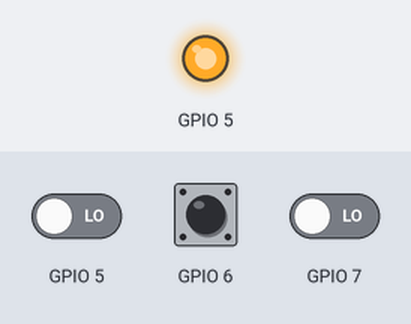
Simulated run of this sketch. Board: ESP32. Shown: output pins drawn as LEDs (lit = HIGH). Inputs (shaded band) come from the test bench; at power-on: GPIO 5 LOW, GPIO 7 LOW, GPIO 6 LOW. What the sketch prints to the serial monitor is not drawn.

Above: at 1.2 s.
1.3 s: GPIO 5 driven HIGH
7.7 s: GPIO 7 driven HIGH
14.0 s: GPIO 5 driven LOW
20.2 s: GPIO 7 driven LOW
26.5 s: GPIO 6 pulsed HIGH 2 times (0.12 s each, 0.3 s apart)
Timing chart, 0 to 29.5 s (numbered marks = the images above; inputs shaded):
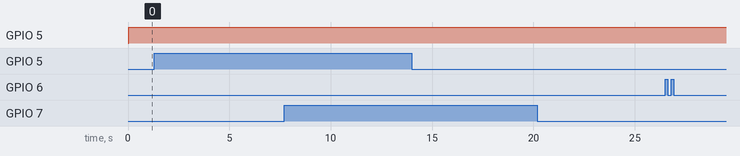

The sketch:

diagnostico_i2c.ino
```cpp
// Diagnóstico del bus I2C sin multímetro: revisa el estado eléctrico de SDA (D4) y SCL (D8)
// y luego busca dispositivos. Se repite cada 2 segundos.
#include <Wire.h>
// SCL movido de D5 a D8: el pin D5 de esta placa quedó en corto con GND (no usarlo).
const int SCL_PIN = D8;

const char *estado(int pin) {
  pinMode(pin, INPUT);              // sin pull-up interno: solo cuentan las resistencias de los módulos
  delay(5);
  int sinPull = digitalRead(pin);
  pinMode(pin, INPUT_PULLUP);       // con pull-up interno: si igual lee 0, la línea está a GND
  delay(5);
  int conPull = digitalRead(pin);
  pinMode(pin, INPUT);
  if (sinPull) return "OK (en alto, los modulos tienen alimentacion)";
  if (conPull) return "SIN PULL-UP (ningun modulo alimentado en esta linea, o cable cortado)";
  return "EN CORTO A GND (algo une esta linea con GND)";
}

// ¿El pin es capaz de bajar la línea a 0 V? (es lo que hace la XIAO para hablar por I2C)
const char *salida(int pin) {
  pinMode(pin, OUTPUT_OPEN_DRAIN);
  digitalWrite(pin, LOW);
  delay(5);
  int bajo = digitalRead(pin);
  digitalWrite(pin, HIGH);
  delay(5);
  int suelto = digitalRead(pin);
  pinMode(pin, INPUT);
  if (!bajo && suelto) return "OK (baja y sube la linea)";
  if (bajo) return "FALLA: no logra bajar la linea (pin danado o algo la fuerza a 3,3 V)";
  return "FALLA: la linea no vuelve a subir";
}

// ¿Están unidas dos líneas que deberían ir separadas? Baja una y mira si la otra la sigue.
bool unidos(int a, int b) {
  pinMode(b, INPUT);
  pinMode(a, OUTPUT_OPEN_DRAIN);
  digitalWrite(a, LOW);
  delay(5);
  int lb = digitalRead(b);
  digitalWrite(a, HIGH);
  pinMode(a, INPUT);
  delay(5);
  return lb == 0 && digitalRead(b) == 1;
}

int escanear(int sda, int scl, const char *titulo) {
  Wire.begin(sda, scl);
  Wire.setClock(100000);
  Wire.setTimeOut(20);
  Serial.print(titulo);
  int n = 0;
  for (uint8_t a = 1; a < 127; a++) {
    Wire.beginTransmission(a);
    if (Wire.endTransmission() == 0) {
      n++;
      Serial.printf(" 0x%02X", a);
      if (a == 0x38) Serial.print("(AHT10)");
      if (a == 0x40) Serial.print("(HTU21D)");
      if (a == 0x68 || a == 0x69) Serial.print("(MPU6050)");
    }
  }
  Serial.println(n ? "" : " nada");
  Wire.end();
  delay(20);
  return n;
}

void setup() { Serial.begin(115200); }

void loop() {
  Serial.println("------------------------------");
  Serial.printf("SDA (D4): %s\n", estado(D4));
  Serial.printf("SCL (D8): %s\n", estado(SCL_PIN));
  Serial.printf("Salida D4: %s\n", salida(D4));
  Serial.printf("Salida D8: %s\n", salida(SCL_PIN));
  Serial.printf("D4 y D8 unidos entre si: %s\n", unidos(D4, SCL_PIN) ? "SI (error: SDA y SCL estan juntos)" : "no (bien)");
  pinMode(D5, INPUT_PULLUP); delay(5);
  Serial.printf("D5 (no usado): %s\n", digitalRead(D5) ? "libre, ya no esta en corto" : "sigue en corto a GND");
  pinMode(D5, INPUT);

  int n1 = escanear(D4, SCL_PIN, "I2C normal  (SDA=D4, SCL=D8):");
  int n2 = escanear(SCL_PIN, D4, "I2C cruzado (SDA=D8, SCL=D4):");
  if (!n1 && n2) Serial.println(">> Los cables SDA y SCL estan cruzados: intercambialos (o avisame y cambio el programa).");
  if (!n1 && !n2) Serial.println(">> Ningun dispositivo responde en ninguna orientacion.");
  delay(3000);
}
```
